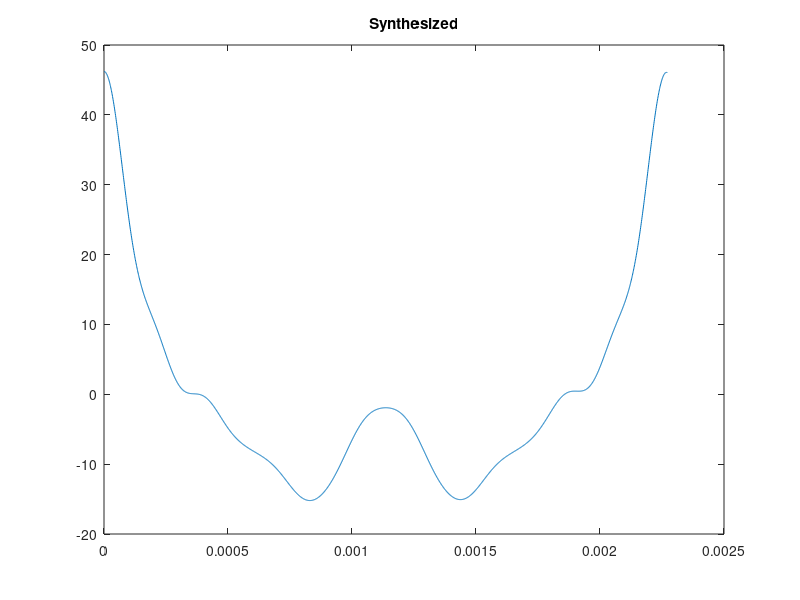
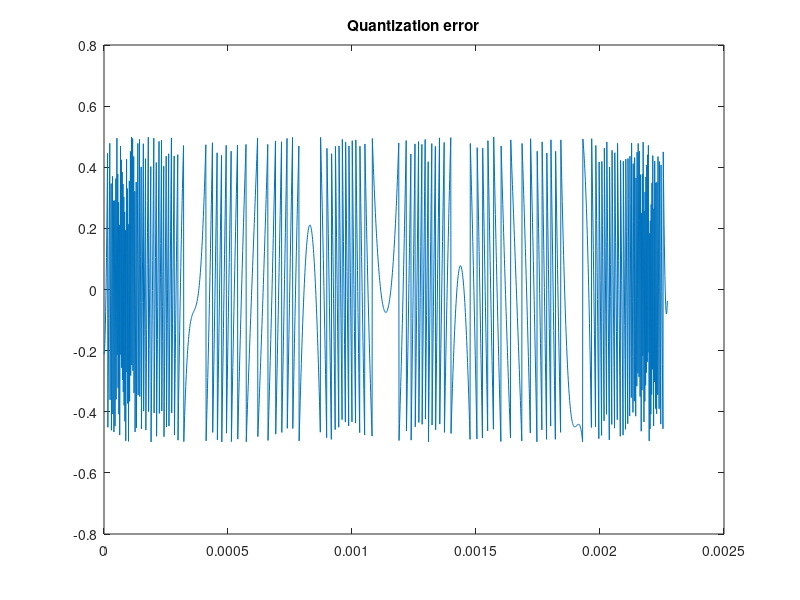
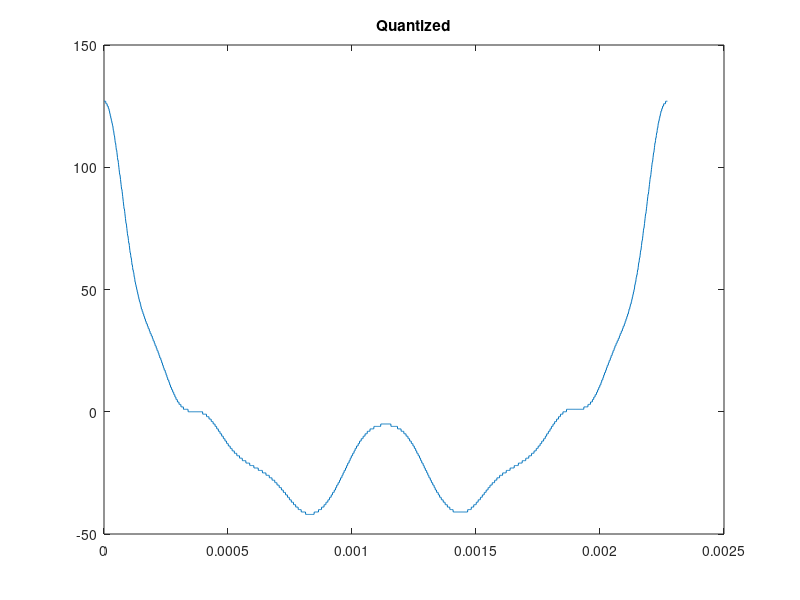

The MATLAB source for these figures, in order:
clear all
fmax = 440;
num_points = 2048;
Fs = num_points * fmax;
Ts = 1/Fs;
t = [0:Ts:(1-Ts)/440];
% Original signal is 440 Hz, so we want 1

fname = 'trumpeta';

% EQUATION FOR NOTE
A = 0.13757*cos(2*pi*425*t)+ 0.29789*cos(2*pi*429*t)+ 0.17041*cos(2*pi*430*t)+ 0.50426*cos(2*pi*433*t)+ 0.12281*cos(2*pi*436*t)+ 0.94519*cos(2*pi*437*t)+ 0.75411*cos(2*pi*440*t)+ 4.7077*cos(2*pi*441*t)+ 4.7622*cos(2*pi*443*t)+ 1.6712*cos(2*pi*444*t)+ 0.695*cos(2*pi*448*t)+ 0.18677*cos(2*pi*449*t)+ 0.19438*cos(2*pi*452*t)+ 0.15257*cos(2*pi*456*t)+ 0.14033*cos(2*pi*460*t)+ 0.15194*cos(2*pi*468*t)+ 0.14775*cos(2*pi*865*t)+ 0.19729*cos(2*pi*869*t)+ 0.18244*cos(2*pi*872*t)+ 0.25001*cos(2*pi*873*t)+ 0.69817*cos(2*pi*876*t)+ 0.21311*cos(2*pi*877*t)+ 1.9156*cos(2*pi*880*t)+ 0.12274*cos(2*pi*881*t)+ 6.2829*cos(2*pi*883*t)+ 0.10801*cos(2*pi*886*t)+ 0.31316*cos(2*pi*887*t)+ 0.2239*cos(2*pi*888*t)+ 0.20627*cos(2*pi*891*t)+ 0.17269*cos(2*pi*892*t)+ 0.13743*cos(2*pi*896*t)+ 0.1029*cos(2*pi*1300*t)+ 0.1237*cos(2*pi*1304*t)+ 0.14708*cos(2*pi*1308*t)+ 0.13677*cos(2*pi*1311*t)+ 0.1281*cos(2*pi*1312*t)+ 0.22202*cos(2*pi*1315*t)+ 0.31539*cos(2*pi*1319*t)+ 0.72215*cos(2*pi*1323*t)+ 0.27175*cos(2*pi*1325*t)+ 0.28457*cos(2*pi*1326*t)+ 0.14414*cos(2*pi*1331*t)+ 0.18474*cos(2*pi*1744*t)+ 0.22496*cos(2*pi*1748*t)+ 0.19959*cos(2*pi*1751*t)+ 0.49791*cos(2*pi*1755*t)+ 0.49871*cos(2*pi*1758*t)+ 0.34789*cos(2*pi*1759*t)+ 0.6004*cos(2*pi*1762*t)+ 0.97331*cos(2*pi*1763*t)+ 1.9004*cos(2*pi*1765*t)+ 0.46418*cos(2*pi*1767*t)+ 0.18205*cos(2*pi*1769*t)+ 0.15788*cos(2*pi*1770*t)+ 0.17123*cos(2*pi*1775*t)+ 0.17605*cos(2*pi*2194*t)+ 0.2363*cos(2*pi*2197*t)+ 0.25092*cos(2*pi*2198*t)+ 0.2908*cos(2*pi*2201*t)+ 0.13871*cos(2*pi*2203*t)+ 0.63046*cos(2*pi*2205*t)+ 0.45223*cos(2*pi*2209*t)+ 0.19449*cos(2*pi*2637*t)+ 0.14552*cos(2*pi*2640*t)+ 0.13604*cos(2*pi*2641*t)+ 0.13316*cos(2*pi*2644*t)+ 0.38386*cos(2*pi*2645*t)+ 0.98785*cos(2*pi*2647*t)+ 0.27432*cos(2*pi*2649*t)+ 0.10473*cos(2*pi*2650*t)+ 0.19497*cos(2*pi*2652*t)+ 0.32683*cos(2*pi*3085*t)+ 0.48227*cos(2*pi*3087*t)+ 0.42678*cos(2*pi*3089*t)+ 0.30134*cos(2*pi*3091*t)+ 0.13647*cos(2*pi*3097*t)+ 0.15965*cos(2*pi*3526*t)+ 0.21382*cos(2*pi*3528*t)+ 0.22468*cos(2*pi*3532*t)+ 0.37503*cos(2*pi*3968*t)+ 0.35535*cos(2*pi*3970*t)+ 0.24137*cos(2*pi*3972*t)+ 0.26617*cos(2*pi*4408*t)+ 0.25997*cos(2*pi*4410*t)+ 0.20754*cos(2*pi*4412*t)+ 0.24513*cos(2*pi*4414*t)+ 0.12954*cos(2*pi*4848*t)+ 0.2577*cos(2*pi*4850*t)+ 0.27199*cos(2*pi*4854*t)+ 0.17422*cos(2*pi*4856*t)+ 0.20902*cos(2*pi*5290*t)+ 0.1087*cos(2*pi*5293*t)+ 0.1164*cos(2*pi*5296*t)+ 0.10001*cos(2*pi*5730*t)+ 0.12407*cos(2*pi*5733*t);

% A = downsample(A, 10);
figure
plot(t, A)
title("Synthesized")
% 
figure
plot(t, double(int8(A)) - A)
title("Quantization error")

%%
audiowrite(strcat(fname, '8BIT.wav'), A, Fs, 'BitsPerSample', 8); 
audiowrite(strcat(fname, '16BIT.wav'), A, Fs, 'BitsPerSample', 16); 

writefile = fopen(strcat(fname,'.txt'), 'w');
quantizedA = int8(A*127/max(A));

figure
plot(t, quantizedA);
title("Quantized")

fprintf(writefile,'%d, ', quantizedA);
fclose(writefile);



















%%   
% generate PURE tones
%  F=440; %Frequency of note A is 440 Hz
%  A = sin(2*pi*F*t);
%  F = 500;
%  B = sin(2*pi*F*t);
%  F = 400;
%  G = sin(2*pi*F*t);
% 
%  audiowrite('a.wav', A, Fs);
%  audiowrite('b.wav', B, Fs);
%  audiowrite('g.wav', G, Fs);
  
%%
% generate TRUMPET tones
%  F= 440; %Frequency of note A is 440 Hz
%  A = .35*sin(2*pi*F*t) + .45*sin(2*pi*2*F*t) + .9*sin(2*pi*3*F*t) + .39*sin(2*pi*4*F*t) + .05*sin(2*pi*5*F*t) + .15*sin(2*pi*6*F*t) + .04*sin(2*pi*7*F*t);
%  F = 500;
%  B = .35*sin(2*pi*F*t) + .45*sin(2*pi*2*F*t) + .9*sin(2*pi*3*F*t) + .39*sin(2*pi*4*F*t) + .05*sin(2*pi*5*F*t) + .15*sin(2*pi*6*F*t) + .04*sin(2*pi*7*F*t);
%  F = 400;
%  G = .35*sin(2*pi*F*t) + .45*sin(2*pi*2*F*t) + .9*sin(2*pi*3*F*t) + .39*sin(2*pi*4*F*t) + .05*sin(2*pi*5*F*t) + .15*sin(2*pi*6*F*t) + .04*sin(2*pi*7*F*t);
% C = 0.057474*cos(2*pi*1043*t)+ 0.07446*cos(2*pi*1045*t)+ 0.026359*cos(2*pi*1052*t)+ 0.028077*cos(2*pi*2098*t)+ 0.032131*cos(2*pi*2102*t)+ 0.031042*cos(2*pi*2109*t)+ 0.030078*cos(2*pi*2116*t);
% plot(t, C)
% audiowrite('oboec16BIT.wav', C, Fs, 'BitsPerSample', 16);
% audiowrite('oboec8BIT.wav', C, Fs, 'BitsPerSample', 8);
% audiowrite('trumpet_a.wav', A, Fs, 'BitsPerSample', 16);
%  audiowrite('trumpet_b.wav', B, Fs, 'BitsPerSample', 8);
%  audiowrite('trumpet_g.wav', G, Fs, 'BitsPerSample', 8);